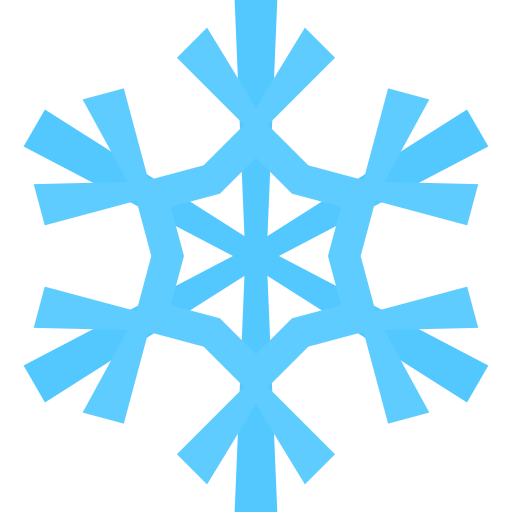
#> input picture snow.png, 512 x 512 px; its folder holds 6 pictures in this run
$ python -i WeatherApp.py   (imports and definitions only)
#> lines starting #> are read from the running program, lines starting #| are printed output that depends on the picture
from tkinter import *
from tkinter import font
from PIL import Image, ImageTk
import requests
from datetime import datetime
import pytz

def icons():
    global snow_icon, clear_icon, foggy_icon, thunder_icon, drizzle_icon, rain_icon, cloudy_icon
    snow = Image.open("snow.png")
#> snow is the input picture: PIL image 512x512 RGBA; mean R, G, B, A 194.3, 235.7, 255, 90.9
    snow_resized = snow.resize((130,130), Image.LANCZOS)
    snow_icon = ImageTk.PhotoImage(snow_resized)

    clear = Image.open("clear-sky.png")
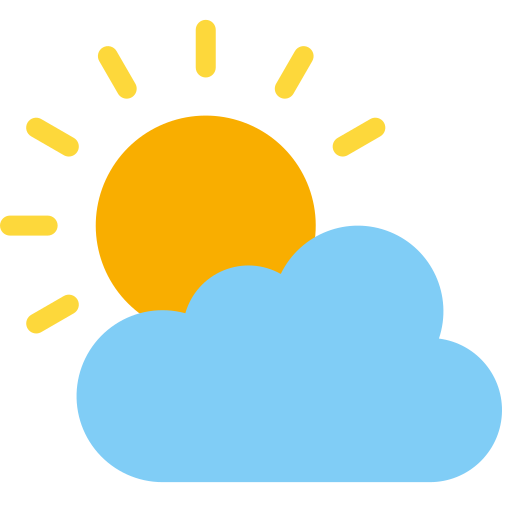
#> input picture clear-sky.png, 512 x 512 px
#> clear is the input picture: PIL image 512x512 RGBA; mean R, G, B, A 77.3, 91, 78, 116
    clear_resized = clear.resize((130,130), Image.LANCZOS)
    clear_icon = ImageTk.PhotoImage(clear_resized)

    foggy = Image.open("foggy.png")
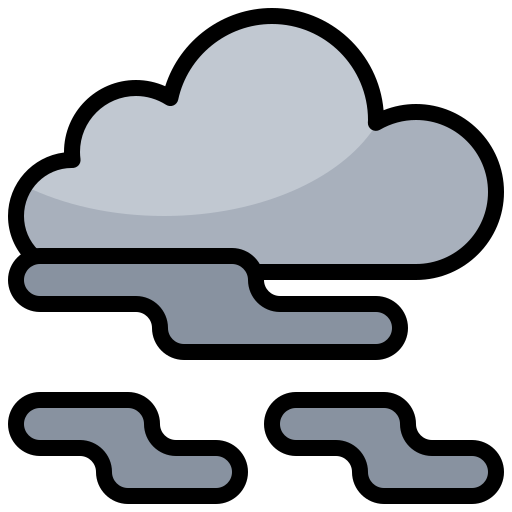
#> input picture foggy.png, 512 x 512 px
#> foggy is the input picture: PIL image 512x512 RGBA; mean R, G, B, A 67.6, 70.9, 75.5, 149.6
    foggy_resized = foggy.resize((130,130), Image.LANCZOS)
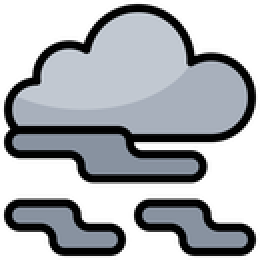
#> foggy_resized: PIL image 130x130 RGBA (shown 2 times larger); mean R, G, B, A 67.9, 71.2, 75.8, 149.6; transparent parts drawn white
    foggy_icon = ImageTk.PhotoImage(foggy_resized)

    thunderstorm = Image.open("thunderstorm.png")
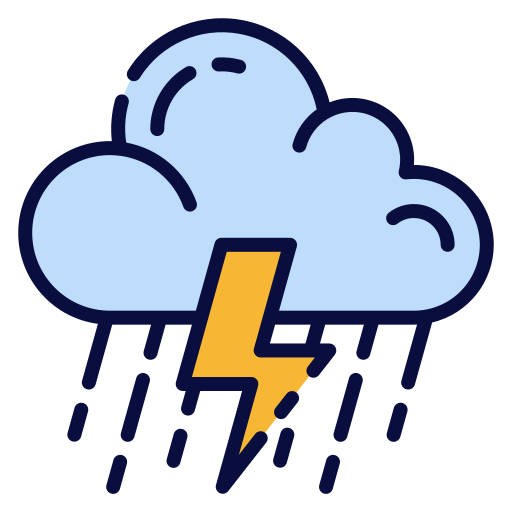
#> input picture thunderstorm.png, 512 x 512 px
#> thunderstorm is the input picture: PIL image 512x512 RGBA; mean R, G, B, A 65.2, 72.5, 84.1, 120.6
    thunderstorm_resized = thunderstorm.resize((130,130), Image.LANCZOS)
    thunder_icon = ImageTk.PhotoImage(thunderstorm_resized)

    drizzle = Image.open("drizzle.png")
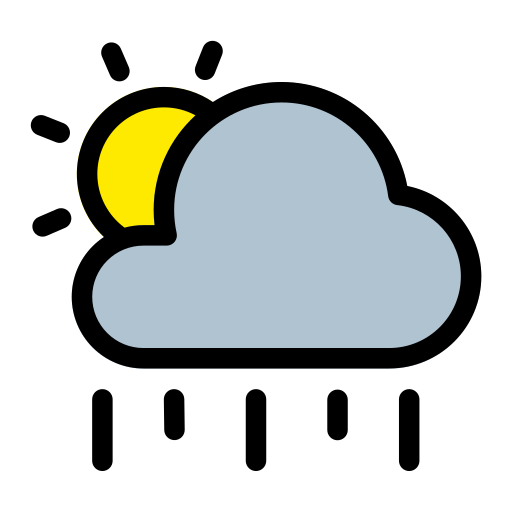
#> input picture drizzle.png, 512 x 512 px
#> drizzle is the input picture: PIL image 512x512 RGBA; mean R, G, B, A 49, 53.3, 50.6, 103.9
    drizzle_resized = drizzle.resize((130,130), Image.LANCZOS)
    drizzle_icon = ImageTk.PhotoImage(drizzle_resized)

    rain = Image.open("rain.png")
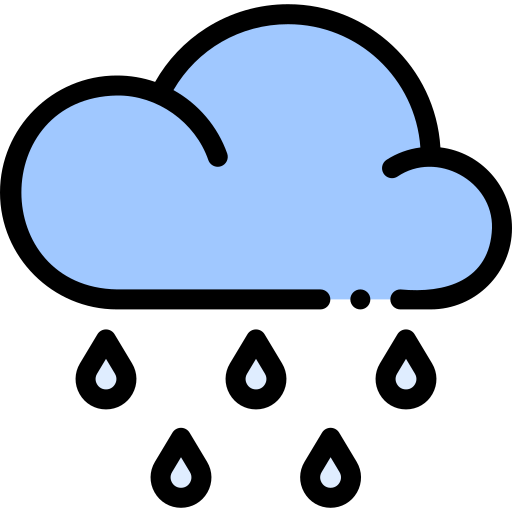
#> input picture rain.png, 512 x 512 px
#> rain is the input picture: PIL image 512x512 RGBA; mean R, G, B, A 56.8, 70.7, 89.7, 131.2
    rain_resized = rain.resize((130,130), Image.LANCZOS)
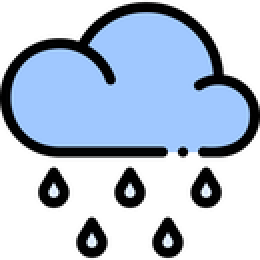
#> rain_resized: PIL image 130x130 RGBA (shown 2 times larger); mean R, G, B, A 57.2, 71.1, 90, 131.2; transparent parts drawn white
    rain_icon = ImageTk.PhotoImage(rain_resized)

#> (the run stopped early here; a loop or call above may not have finished)
